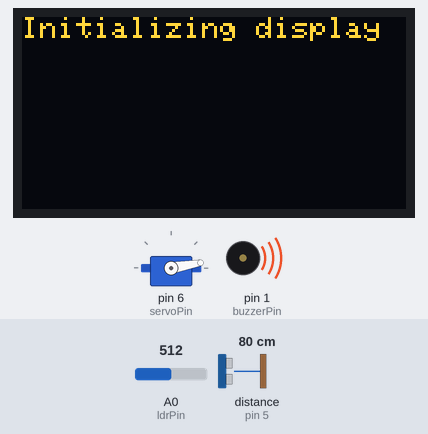
The sketch below on a simulated Arduino Uno, built with avr-gcc and run on an emulated ATmega328P. Parts: 128×64 one-colour display, servo, buzzer (waves = sounding). Wiring (inferred from the names in the program): ultrasonic range finder: trigger pin 7; echo pin 5. The test bench sets the inputs (shaded band); at power-on: A0 (ldrPin) = 512, distance to the obstacle (sensor on pin 5) 80 cm. The echo pulse lasts 58.3 µs per cm; the OLED is the two-colour kind (top 16 rows yellow); what the sketch prints to the serial monitor is not drawn.

Above: at 3.2 s.
3.3 s: A0 (ldrPin) set to 412
7.5 s: A0 (ldrPin) set to 384
At 8.8 s:
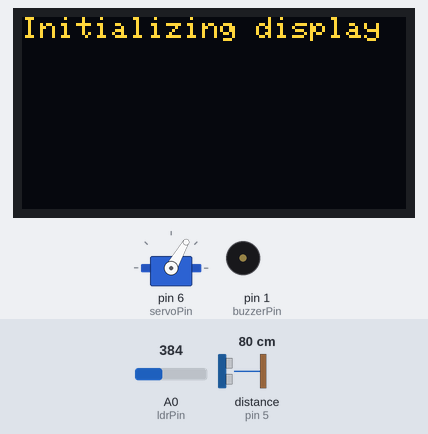
11.7 s: distance to the obstacle (sensor on pin 5) set to 13 cm
15.6 s: distance to the obstacle (sensor on pin 5) set to 10 cm
At 16.9 s:
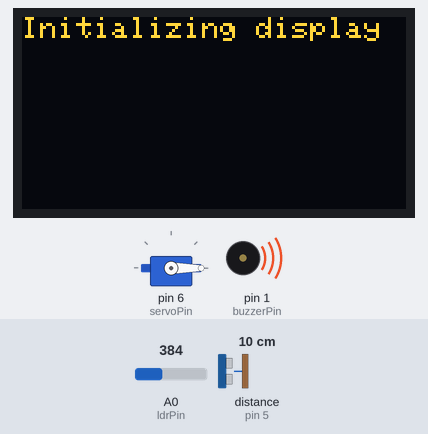
17.6 s: distance to the obstacle (sensor on pin 5) set to 18 cm
At 18.9 s:
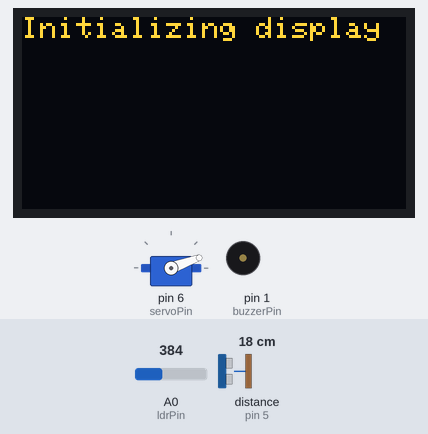
21.8 s: A0 (ldrPin) set to 410
At 29.0 s:
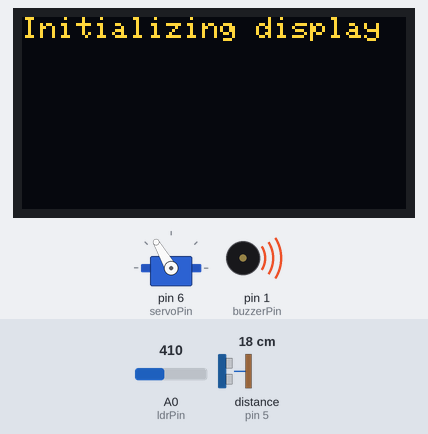
Timing chart, 0 to 43.7 s (numbered marks = the images above; inputs shaded):
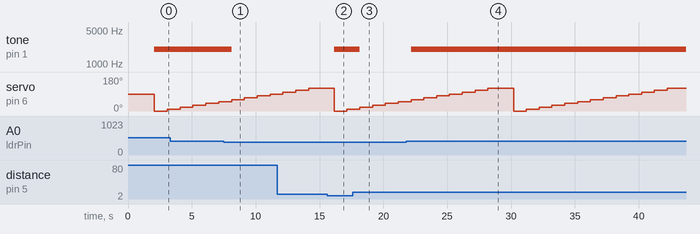

The sketch:

arduino-mkr-gsm-1400_functionality.ino
```cpp
/*
this is the source code for the arduino mkr gsm 1400 functionality of the bank monitoring file. it features:
  - arduino mkr gsm 1400      - microcontroller
  - ultrasonic sensor         - detect approaching objects
  - light dependent resistor  - detect for light based tampering
  - buzzer                    - alarm indicator
  - LED                       - status indicator
  - OLED screen               - display
*/

// libraries
#include <Servo.h> // servo motor library
// OLED display libraries
#include <Adafruit_SSD1306.h>
#include <Adafruit_GFX.h>

// OLED display configuration
#define SCREEN_WIDTH 128
#define SCREEN_HEIGHT 64
#define OLED_RESET -1
#define SCREEN_ADDRESS 0X3C

// variables
const int servoPin = 6; // pin for the servo motor
const int ledPin = 0; // pin for the LED
const int buzzerPin = 1; // pin for the buzzer
const int ldrPin = A0; // pin for the LDR
const int trigPin = 7; // pin for the ultrasonic trigger
const int echoPin = 5; // pin for the ultrasonic echo
long duration, cm, inches; // ultrasonic distance variables

// servo timing variables and objects
Servo servoMotor; // servo motor object
int angle = 0; // angle of the servo motor
unsigned long lastMotionTime = 0; // track the last time the servo motor moved

// buzzer state variable
bool buzzerOn = false; // track buzzer state

//led state variable
bool ledOn = false;

// light detection variables
unsigned long lastLightDetectionTime = 0; // track the last time light was detected

// objects
Adafruit_SSD1306 display(SCREEN_WIDTH, SCREEN_HEIGHT, &Wire, OLED_RESET);

void setup() {
  Serial.begin(9600);

  pinMode(ledPin, OUTPUT); // set ledPin as an output
  pinMode(buzzerPin, OUTPUT); // set buzzerPin as an output
  pinMode(ldrPin, INPUT); // set ldrPin as an output
  pinMode(trigPin, OUTPUT); // set trigPin as an output
  pinMode(echoPin, INPUT); // set echoPin as an input

  // initializion of the OLED display
  if (!display.begin(SSD1306_SWITCHCAPVCC, SCREEN_ADDRESS)) {
    Serial.println(F("SSD1306 allocation failed"));
    for (;;);
  }

  display.clearDisplay();
  display.setTextSize(1);
  display.setTextColor(SSD1306_WHITE);
  display.setCursor(0, 0);
  display.println("Initializing display");
  display.display();
  delay(2000);

  // attach the servo to the pin number
  servoMotor.attach(servoPin);
}

void loop() {
  detectObject(); // call function to detect objects
  detectLight(); // call function to detect light

  digitalWrite(ledPin, ledOn ? HIGH : LOW); // set the LED state
  ledOn = false; // reset flag for next flag
  delay(1000);
}

// this function utilizes the ultrasonic sensor and the servo motor to detect approaching objects
void detectObject() {
  unsigned long currentTime = millis();

  if (currentTime - lastMotionTime >= 500) {
    lastMotionTime = currentTime;

    if (angle <= 120) {
      servoMotor.write(angle);
      measureDistance(angle);
      angle += 10;
    } else {
      angle = 0; // reset for full scan again
    }
  }
}

// function to measure the distance between the objects at specific angles
void measureDistance(int angle) {
  digitalWrite(trigPin, LOW);
  delayMicroseconds(5);
  digitalWrite(trigPin, HIGH);
  delayMicroseconds(10);
  digitalWrite(trigPin, LOW);

  duration = pulseIn(echoPin, HIGH);
  cm = (duration / 2) / 29.1;
  inches = (duration / 2) / 74;

  Serial.print("Angle: "); Serial.println(angle); // print the angle at which the distance was taken
  Serial.print("Distance: "); Serial.print(cm); Serial.println(" cm"); // print the distance

  // print on the OLED display
  display.print("Angle: "); display.println(angle);
  display.print("Distance: "); display.print(cm); display.println("cm");

  // if distance to object is less than 10cm, sound the alarm
  if (cm <= 10) {
    soundBuzzer();
    ledOn = true;
  } else {
    turnBuzzerOff();
  }
}

// function to sound the buzzer
void soundBuzzer() {
  if (!buzzerOn) {
    tone(buzzerPin, 2000);
    buzzerOn = true;
  }
}

// function to turn off the buzzer
void turnBuzzerOff() {
  if (buzzerOn) {
    noTone(buzzerPin);
    buzzerOn = false;
  }
}

// function to detect light
void detectLight() {
  unsigned long currentTime = millis();

  if (currentTime - lastLightDetectionTime >= 300) {
    lastLightDetectionTime = currentTime;

    int ldrValue = analogRead(ldrPin); // read value from the ldr
    Serial.print("LDR value: "); Serial.println(ldrValue); // print the value

    if (ldrValue >= 400) {
      tone(buzzerPin, 2000);
      ledOn = true;
    } else {
      if (!buzzerOn) {
        noTone(buzzerPin); // if buzzer is active via the object detection have the buzzer off
      }
    }
  }
}
```

Measured:
- the behaviour switches between 400 and 399 on A0 (ldrPin) (found by bisection; images 0 and 1)
- the behaviour switches between 12 and 11 cm on distance to the obstacle (sensor on pin 5) (found by bisection; images 1 and 2)
- after the input at 7.5 s, tone on pin 1 (buzzerPin): 2000 Hz → silent after 0.62 s
- after the input at 15.6 s, tone on pin 1 (buzzerPin): silent → 2000 Hz after 0.55 s
- after the input at 17.6 s, tone on pin 1 (buzzerPin): 2000 Hz → silent after 0.56 s
- after the input at 21.8 s, tone on pin 1 (buzzerPin): silent → 2000 Hz after 0.37 s
